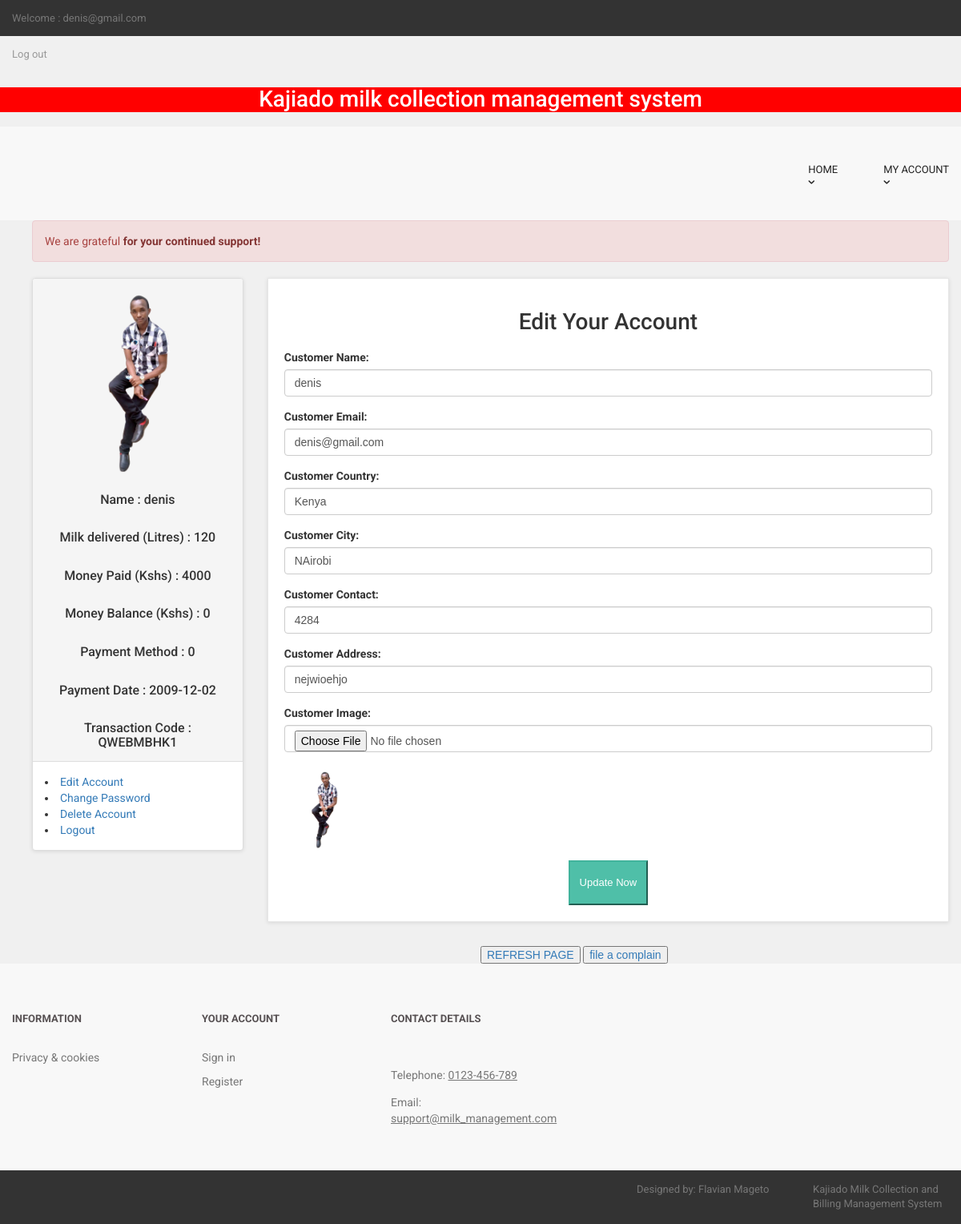
The app's page /customer/my_account.php?edit_account (signed in) with its own data.
### tables this page shows
CREATE TABLE `customers` (
  `customer_id` int(10) NOT NULL,
  `customer_name` varchar(255) NOT NULL,
  `customer_email` varchar(255) NOT NULL,
  `customer_pass` varchar(255) NOT NULL,
  `customer_country` text NOT NULL,
  `customer_city` text NOT NULL,
  `customer_contact` varchar(255) NOT NULL,
  `customer_address` text NOT NULL,
  `customer_image` text NOT NULL,
  `customer_ip` varchar(255) NOT NULL,
  `customer_confirm_code` text NOT NULL,
  `milk_amount` varchar(10) NOT NULL,
  `money_paid` varchar(11) NOT NULL,
  `money_balance` varchar(10) NOT NULL,
  `payment_method` varchar(10) NOT NULL,
  `date_of_payment` date NOT NULL,
  `transaction_code` text NOT NULL,
  `price_per_unit` decimal(10,2) DEFAULT NULL
);

### customer/edit_account.php (the view, shortened to what this page needs)
<?php
$customer_session = $_SESSION['customer_email'];
$get_customer = "select * from customers where customer_email='$customer_session'";
$run_customer = mysqli_query($con,$get_customer);
$row_customer = mysqli_fetch_array($run_customer);
$customer_name = $row_customer['customer_name'];
$customer_email = $row_customer['customer_email'];
$customer_country = $row_customer['customer_country'];
$customer_city = $row_customer['customer_city'];
$customer_contact = $row_customer['customer_contact'];
$customer_address = $row_customer['customer_address'];
$customer_image = $row_customer['customer_image'];
?>
<h1 align="center" > Edit Your Account </h1>
<form action="" method="post" enctype="multipart/form-data" >
<div class="form-group" >
<label> Customer Name: </label>
<input type="text" name="c_name" class="form-control" required value="<?php echo $customer_name; ?>">
</div>
<div class="form-group" >
<label> Customer Email: </label>
<input type="text" name="c_email" class="form-control" required value="<?php echo $customer_email; ?>">
</div>
<div class="form-group" >
<label> Customer Country: </label>
<input type="text" name="c_country" class="form-control" required value="<?php echo $customer_country; ?>">
</div>
<div class="form-group" >
<label> Customer City: </label>
<input type="text" name="c_city" class="form-control" required value="<?php echo $customer_city; ?>">
</div>
<div class="form-group" >
<label> Customer Contact: </label>
<input type="text" name="c_contact" class="form-control" required value="<?php echo $customer_contact; ?>">
</div>
<div class="form-group" >
<label> Customer Address: </label>
<input type="text" name="c_address" class="form-control" required value="<?php echo $customer_address; ?>">
</div>
<div class="form-group" >
<label> Customer Image: </label>
<input type="file" name="c_image" class="form-control" required ><br>
<img src="customer_images/<?php echo $customer_image; ?>" width="100" height="100" class="img-responsive" >
</div>
<div class="text-center" >
<button name="update" class="btn btn-primary" >
<i class="fa fa-user-md" ></i> Update Now
</button>
</div>
</form>

### customer/my_account.php (shortened to what this page needs)
<?php
if(!isset($_SESSION['customer_email'])){
echo "<script>window.open('../checkout.php','_self')</script>";
}else {
include("../includes/header.php");
include("includes/main.php");
?>
<div id="content" >
<div class="col-md-12">
<div class="alert alert-danger">
We are grateful
<a href="my_account.php?send_email" class="alert-link">
for your continued support!
</a>
</div>
<?php } ?>
</div>
<div class="col-md-3">
<?php include("includes/sidebar.php"); ?>
</div>
<div class="col-md-9" >
<div class="box" >
<?php
if(isset($_GET['edit_account'])) {
include("edit_account.php");
}
?>
</div>
</div>
</div>
<div style="background: ; color: blue; padding-left: 50%; padding-top: 40%;">
	<button>
  <a href="">REFRESH PAGE</a>
  </button>
  	<button>
  <a href="./details.php">file a complain</a>
  </button>
</div>
    <footer class="page-footer">
      <div class="footer-nav">
        <div class="container clearfix">
          <div class="footer-nav__col footer-nav__col--info">
            <div class="footer-nav__heading">Information</div>
            <ul class="footer-nav__list">
              <li class="footer-nav__item">
                <a href="#" class="footer-nav__link">Privacy &amp; cookies</a>
              </li>
            </ul>
          </div>
          <div class="footer-nav__col footer-nav__col--account">
            <div class="footer-nav__heading">Your account</div>
            <ul class="footer-nav__list">
              <li class="footer-nav__item">
                <a href="#" class="footer-nav__link">Sign in</a>
              </li>
              <li class="footer-nav__item">
                <a href="#" class="footer-nav__link">Register</a>
              </li>
            </ul>
          </div>
          <div class="footer-nav__col footer-nav__col--contacts">
            <div class="footer-nav__heading">Contact details</div>
            <address class="address">
          </address>
            <div class="phone">
              Telephone:
              <a class="phone__number" href="tel:0123456789">0123-456-789</a>
            </div>
            <div class="email">
              Email:
              <a href="mailto:support@gmail.com" class="email__addr">support@milk_management.com</a>
            </div>
          </div>
        </div>
      </div>
      <div class="page-footer__subline">
        <div class="container clearfix">
          <div class="developer">
            Kajiado Milk Collection and Billing Management System
          </div>
          <div class="designby">
            Designed by: Flavian Mageto
          </div>
        </div>
      </div>
    </footer>
</body>
</html>
</body>
</html>

### includes/header.php (shortened to what this page needs)
<!DOCTYPE html>
<html lang="en">
<head>
  <link href="styles/bootstrap.min.css" rel="stylesheet">
  <link href="styles/backend.css" rel="stylesheet">
  <link href="styles/style.css" rel="stylesheet">
  <link href="font-awesome/css/font-awesome.min.css" rel="stylesheet">

### customer/includes/main.php (shortened to what this page needs)
</head>
<body>
  <header class="page-header">
    <div class="page-header__topline">
      <div class="container clearfix">
        <div class="currency">
          <a class="currency__change" href="my_account.php?my_orders">
          <?php
          if(!isset($_SESSION['customer_email'])){
          echo "Welcome :Guest";
         }
          else
          {
              echo "Welcome : " . $_SESSION['customer_email'] . "";
            }
?>
          <li class="login__item">
          <?php
          if(!isset($_SESSION['customer_email'])){
            echo '<a href="./customer_login.php" class="login__link">Sign In</a>';
          }
            else
            {
                echo '<a href="../logout.php" class="login__link">Log out</a>';
            }
?>
          </li>
      </div>
    </div>
    <center><b><h1 style="background: red; color: white">Kajiado milk collection management system</h1></b></center>
    <div class="page-header__bottomline">
      <div class="container clearfix">
        <nav class="main-nav">
          <ul class="categories">
            <li class="categories__item">
              <a class="categories__link" href="#">
                Home
                <i class="icon-down-open-1"></i>
              </a>
              </li>
          <li class="categories__item">
              <a class="categories__link" href="#">
                My Account
                <i class="icon-down-open-1"></i>
              </a>
            </li>
          </ul>
        </nav>
      </div>
    </div>
  </header>

### customer/includes/sidebar.php (shortened to what this page needs)
<div class="panel panel-default sidebar-menu">
<div class="panel-heading">
<?php
$customer_session = $_SESSION['customer_email'];
$get_customer = "select * from customers where customer_email='$customer_session'";
$run_customer = mysqli_query($con,$get_customer);
$row_customer = mysqli_fetch_array($run_customer);
$customer_image = $row_customer['customer_image'];
$customer_name = $row_customer['customer_name'];
$milk_amount = $row_customer['milk_amount'];
$money_paid = $row_customer['money_paid'];
$money_balance = $row_customer['money_balance'];
$payment_method = $row_customer['payment_method'];
$date_of_payment = $row_customer['date_of_payment'];
$transaction_code = $row_customer['transaction_code'];
if(!isset($_SESSION['customer_email'])){
}
else {
echo "
<center>
<img src='customer_images/$customer_image' class='img-responsive'>
</center>
<br>
<h3 align='center' class='panel-title'> Name : $customer_name </h3>
<br>
<h3 align='center' class='panel-title'> Milk delivered (Litres) : $milk_amount </h3>
<br>
<h3 align='center' class='panel-title'> Money Paid (Kshs) : $money_paid </h3>
<br>
<h3 align='center' class='panel-title'> Money Balance (Kshs) : $money_balance </h3>
<br>
<h3 align='center' class='panel-title'> Payment Method : $payment_method </h3>
<br>
<h3 align='center' class='panel-title'> Payment Date : $date_of_payment </h3>
<br>
<h3 align='center' class='panel-title'> Transaction Code : $transaction_code </h3>
";
}
?>
</div>
<div class="panel-body">
<li class="<?php if(isset($_GET['edit_account'])){ echo "active"; } ?>">
<a href="my_account.php?edit_account"> <i class="fa fa-pencil"></i> Edit Account </a>
</li>
<li class="<?php if(isset($_GET['change_pass'])){ echo "active"; } ?>">
<a href="my_account.php?change_pass"> <i class="fa fa-user"></i> Change Password </a>
</li>
<li class="<?php if(isset($_GET['delete_account'])){ echo "active"; } ?>">
<a href="my_account.php?delete_account"> <i class="fa fa-trash-o"></i> Delete Account </a>
</li>
<li>
<a href="logout.php"> <i class="fa fa-sign-out"></i> Logout </a>
</li>
</div>
</div>

### styles/style.css (style rules this page uses)
body { font-family: "Roboto", Helvetica, Arial, sans-serif; font-size: 14px; line-height: 1.42857143; color: #333333; background-color: #f0f0f0; overflow-x: hidden; }
.btn-primary { color:rgb(255, 255, 255); background-color:rgb(79, 191, 168); border-color:rgb(65, 179, 156); }
.box { background: #fff; margin: 0 0 30px; border: solid 1px #e6e6e6; box-sizing: border-box; padding:20px; box-shadow: 0 1px 5px rgba(0, 0, 0, 0.1); }
#content { padding-left:25px; }
#content .panel.sidebar-menu { box-sizing: border-box; box-shadow: 0 1px 5px rgba(0, 0, 0, 0.1); }
#content .panel.sidebar-menu h3 { padding: 5px 0; margin: 0; }

### records on screen
customers: customer_image (picture), customer_name "denis", milk_amount "120", money_paid "4000", money_balance "0", payment_method "0", date_of_payment "2009-12-02", transaction_code "QWEBMBHK1", c_name "denis", c_email "denis@gmail.com", c_country "Kenya", c_city "NAirobi", c_contact "4284", c_address "nejwioehjo"

### other values on screen
$_SESSION['customer_email'] "denis@gmail.com"
